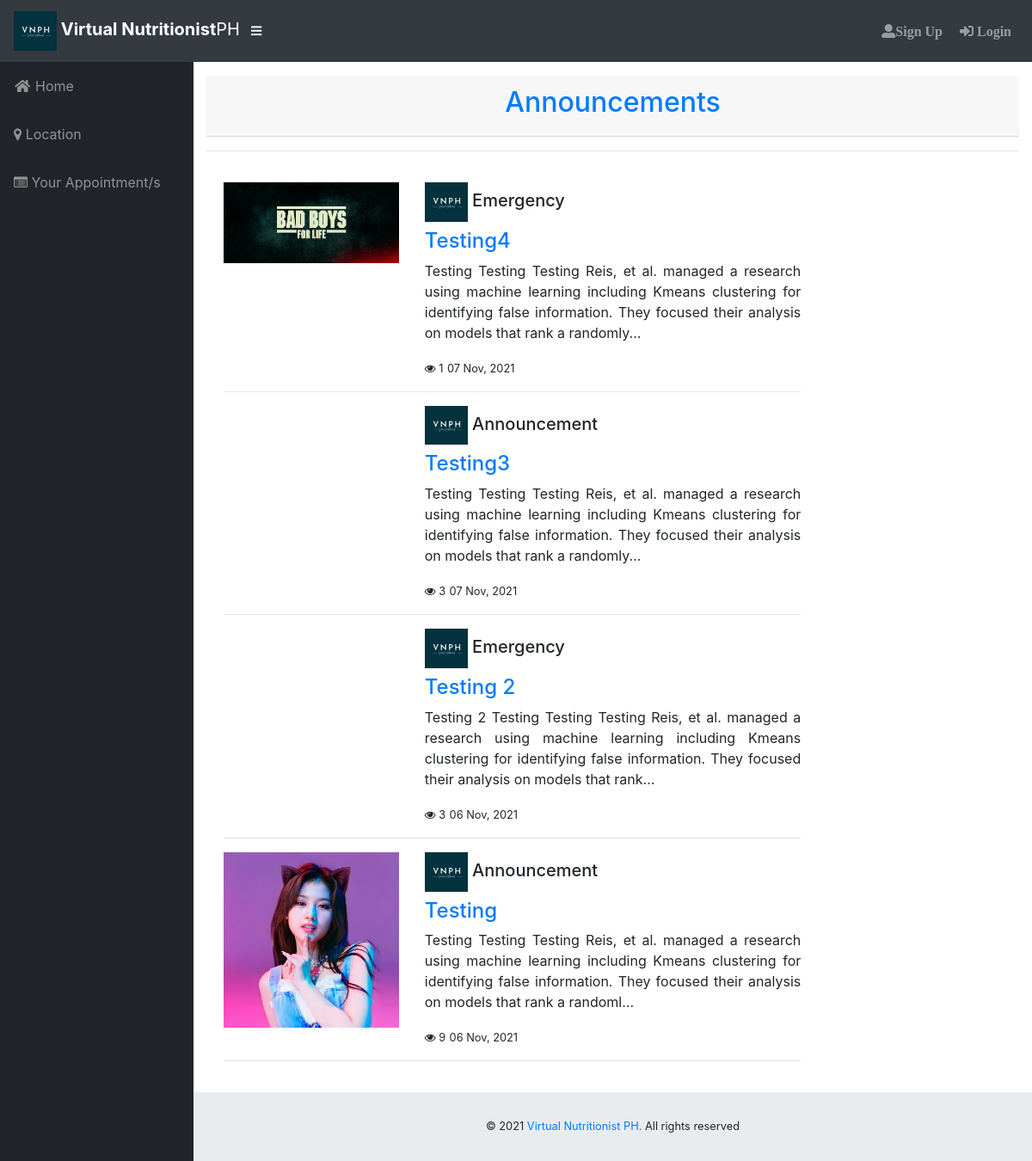
The page /announce.php on the database its author committed.
### tables this page shows
CREATE TABLE `posts` (
  `id` int(11) NOT NULL,
  `title` varchar(255) NOT NULL,
  `description` longtext NOT NULL,
  `img` varchar(255) NOT NULL,
  `old_img` varchar(255) NOT NULL,
  `cat_id` varchar(255) NOT NULL,
  `date` varchar(255) NOT NULL,
  `view` int(11) NOT NULL
);

CREATE TABLE `categories` (
  `id` int(11) NOT NULL,
  `cat_name` varchar(255) NOT NULL,
  `cat_order` varchar(255) NOT NULL
);

### announce.php (the view, shortened to what this page needs)
<?php include('includes/connection.php');?>
<?php include 'includes/header.php'; ?>
<?php include 'includes/sidebar.php'; ?>
        <?php
        $sql = "SELECT * FROM posts ORDER BY id DESC LIMIT 100";
        $result = mysqli_query($db, $sql);
        if (mysqli_num_rows($result) > 0) {
        ?>
                                <div class="card-header">
                                    <center><h2 class=""><a href="announce.php">Announcements</a></h2></center>
                                </div>
                                <hr class="invis">
        <section class="section wb">
            <div class="card-body">
                <div class="row">
                    <div class="col-lg-9 col-md-12 col-sm-12 col-xs-12">
                        <div class="page-wrapper">
                            <div class="blog-list clearfix">
                                <?php while ($row = mysqli_fetch_assoc($result)) { ?>
                                <div class="blog-box row">
                                    <div class="col-md-4">
                                        <div class="post-media">
                                            <a href="single.php?id=<?php echo $row["id"]; ?>" title="">
                                                <img src="<?php if (file_exists("admin/uploads/" . $row['img'])) { echo "admin/uploads/" . $row['img']; } else { echo "admin/uploads/" . $row['old_img']; } ?>" alt="" class="img-fluid">
                                            </a>
                                        </div>
                                    </div>
                                    <div class="blog-meta big-meta col-md-8">
                                        <span class="bg-aqua">
                                        <h5><img src="images/companylogo.png" style="width: 50px">
                                        <?php
                                        $sql1 = "SELECT cat_name FROM categories WHERE id='{$row["cat_id"]}'";
                                        $result1 = mysqli_query($db, $sql1);
                                        if (mysqli_num_rows($result1) > 0) {
                                            $cat_data = mysqli_fetch_assoc($result1);
                                            echo $cat_data['cat_name'];
                                        }
                                        ?>
                                        </span>
                                        <h4><a href="single.php?id=<?php echo $row["id"]; ?>" title="<?php echo $row["title"]; ?>"><?php echo $row["title"]; ?></a></h4>
                                        <p align="justify">
                                        <?php
                                            if ($row["description"] > 200) {
                                                echo substr($row["description"], 0, 200) . "...";
                                            } else {
                                                echo $row["description"];
                                            }
                                        ?>
                                        </p>
                                        <small><i class="fa fa-eye"></i> <?php echo $row["view"]; ?></small>
                                        <small><?php echo $row["date"]; ?></small>
                                    </div>
                                </div>
                                <hr class="invis">
                                <?php } ?>
                            </div>
                        </div>
                    </div>
                </div>
            </div>
        </section>
        <?php } ?>
<?php include 'includes/footer.php'; ?>

### css/sb-admin.css (style rules this page uses)
html { position: relative; min-height: 100%; }
body { height: 100%; }
:root { --input-padding-x: 0.75rem; --input-padding-y: 0.75rem; }

### rows shown on the page
posts: img (picture), categories.cat_name "Emergency", title "Testing4", description "Testing Testing Testing Reis, et al. managed a research using machine learning including Kmeans clustering for identifying false information. They focused their analysis on models that rank a randomly", view "1", date "07 Nov, 2021"
posts: categories.cat_name "Announcement", title "Testing3", description "Testing Testing Testing Reis, et al. managed a research using machine learning including Kmeans clustering for identifying false information. They focused their analysis on models that rank a randomly", view "3", date "07 Nov, 2021"
posts: categories.cat_name "Emergency", title "Testing 2", description "Testing 2 Testing Testing Testing Reis, et al. managed a research using machine learning including Kmeans clustering for identifying false information. They focused their analysis on models that rank", view "3", date "06 Nov, 2021"
posts: old_img (picture), categories.cat_name "Announcement", title "Testing", description "Testing Testing Testing Reis, et al. managed a research using machine learning including Kmeans clustering for identifying false information. They focused their analysis on models that rank a randoml", view "9", date "06 Nov, 2021"
